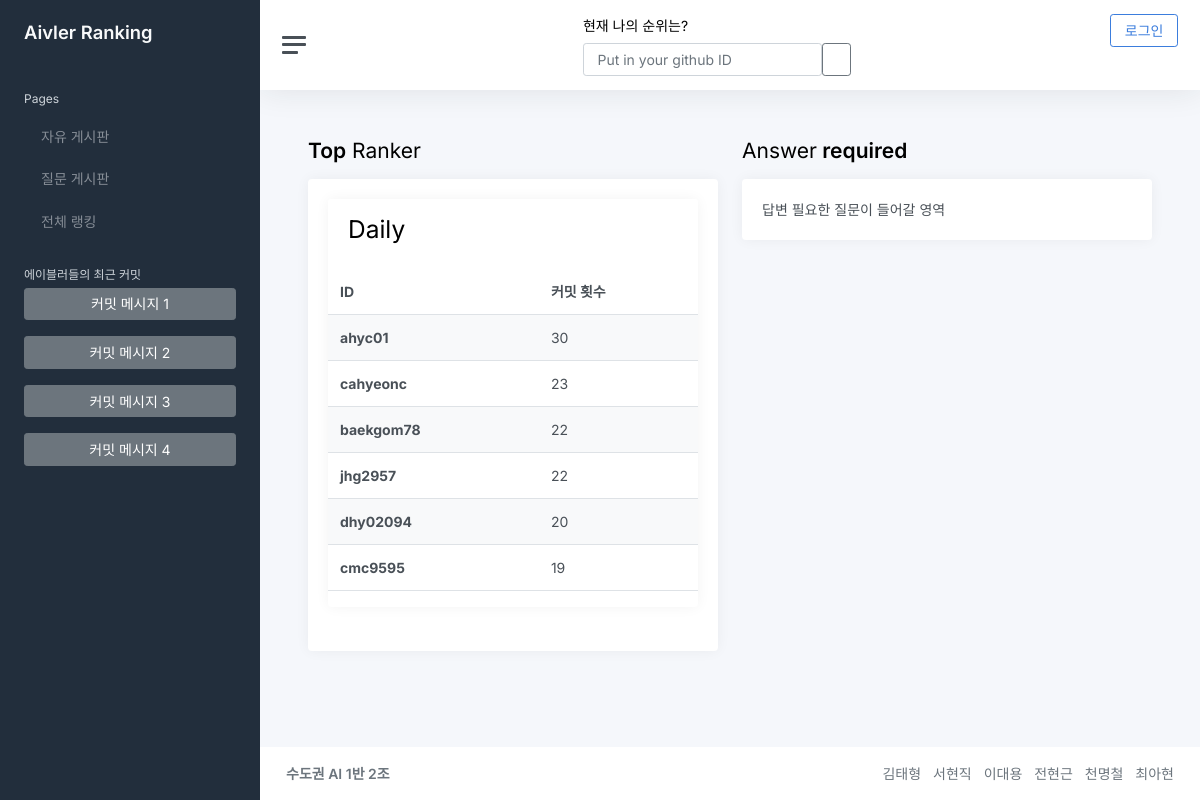
The page / on the database its author committed.
### home/models.py (models this page shows)
class Commit(models.Model):
    eventid = models.IntegerField()
    userid = models.CharField(max_length=50)
    repository = models.CharField(max_length=100)
    date = models.DateTimeField()
    message = models.CharField(max_length=1000)

### home/views.py (the view)
# urls.py: path('', home_views.mainrank, name='mainrank'),
def mainrank(request):
    rankDay = rankByDate('day')
    rankWeek = rankByDate('week')
    rankMonth = rankByDate('month')
    return render(request, 'home/mainpage.html', {
        'rankDay':rankDay,
        'rankWeek':rankWeek,
        'rankMonth':rankMonth,
    })

### home/views.py (called while the page is built)
def rankByDate(option):
    today = timezone.now()
    if option=='day':
        diff = timedelta(hours=today.hour, minutes=today.minute, seconds=today.second)
    elif option=='week':
        diff = timedelta(days=today.weekday(), hours=today.hour, minutes=today.minute, seconds=today.second)
    elif option=='month':
        diff = timedelta(days=today.day-1, hours=today.hour, minutes=today.minute, seconds=today.second)
    target = str(today - diff)
    commitList = Commit.objects.filter(date__gte=target)
    dic = {}
    for i in commitList:
        dic[i.userid] = dic.get(i.userid, 0) + 1
    return sorted(dic.items(), key=lambda x:x[1], reverse=True)

### home/templates/home/mainpage.html
{% extends "base.html" %}
{% block content %}
<div class="row">
  <div class="col-lg-6">
    <h1 class="h3 mb-3"><strong>Top</strong> Ranker</h1>
    <div class="card">
      <div class="card-body">
        <div class="row">
          <div class="col-md">
            <div class="card">
              <div class="card-header">
                <h2>Daily</h2>
              </div>
              {% if rankDay %}
              <table class="table table-striped table-hover">
                <thead>
                  <tr>
                    <th scope="col">ID</th>
                    <th scope="col">커밋 횟수</th>
                  </tr>
                </thead>
                <tbody>
                  {% for key, val in rankDay %}
                  <tr>
                    <th scope="row">{{key}}</th>
                    <td>{{val}}</td>
                  </tr>
                  {% endfor %}
                </tbody>
              </table>
              {% else %}
              순위 결과 없음.
              {% endif %}
            </div>
          </div>
        </div>
      </div>
    </div>
  </div>
  <div class="col-lg-6">
    <h1 class="h3 mb-3">Answer<strong> required</strong></h1>
    <div class="card">
      <div class="card-body">
        답변 필요한 질문이 들어갈 영역
      </div>
    </div>
  </div>
</div>
{% endblock %}

### rows shown on the page
Commit: rankDay "ahyc01"
Commit: rankDay "cahyeonc"
Commit: rankDay "baekgom78"
Commit: rankDay "jhg2957"
Commit: rankDay "dhy02094"
Commit: rankDay "cmc9595"

### other values the page prints
{{ val }} "30" "23" "22" "22" "20" "19"
